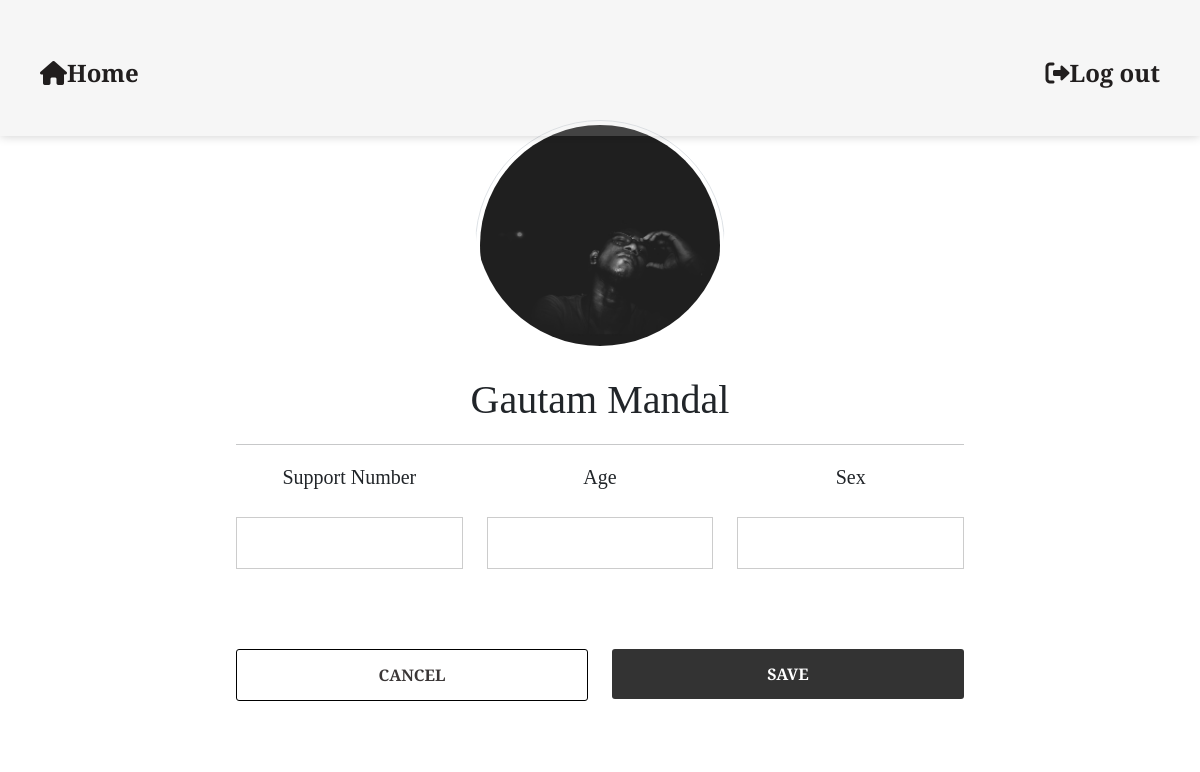
/setting (signed in), run on the app's committed database.
### chatapp/models.py (models this page shows, shortened)
class Profile(models.Model):
    user = models.OneToOneField(CustomUser,on_delete=models.CASCADE)
    support_number = models.BigIntegerField(blank=True, default=9800097000)
    profileimg = models.ImageField(upload_to='profile_image', default='default.png')
    age = models.IntegerField(blank=True, default=18)
    sex = models.CharField(blank=True, max_length=220, default='')

class CustomUser(AbstractBaseUser, PermissionsMixin):
    email = models.EmailField(unique=True)
    first_name = models.CharField(max_length=30, blank=True)
    last_name = models.CharField(max_length=30, blank=True)
    is_active = models.BooleanField(default=True)
    is_staff = models.BooleanField(default=False)
    date_joined = models.DateTimeField(default=timezone.now)
    objects = CustomUserManager()
    USERNAME_FIELD = 'email'
    REQUIRED_FIELDS = ['first_name', 'last_name']

### chatapp/views.py (the view, shortened to what this page needs)
# urls.py: path('setting', views.setting, name='setting'),
@login_required(login_url='login')
def setting(request):
    user_profile = Profile.objects.get(user=request.user)
    return render(request, 'setting.html', {'user_profile': user_profile})

### templates/setting.html (shortened to what this page needs)
<!DOCTYPE html>
<html lang="en">
<head>
    <link rel="stylesheet" href="https://cdnjs.cloudflare.com/ajax/libs/font-awesome/6.0.0-beta3/css/all.min.css">
    <link href="https://cdn.jsdelivr.net/npm/bootstrap@5.3.0-alpha1/dist/css/bootstrap.min.css" rel="stylesheet">
</head>
<body>
    <div class="chat-header">
        <div class="chat-title">
            <a href="main" class="navigation-option"><i class="fas fa-home"></i> Home</a>
        </div>
        <div class="navigation-menu">
          <a href="logout" class="navigation-option"><i class="fas fa-sign-out-alt"></i> Log out</a>
        </div>
    </div>
    <div class="card">
        <form action="" method="post" enctype="multipart/form-data">
            <div id="img">
                <img src="{{ user_profile.profileimg.url }}" id="image-preview" style="width: 250px; z-index: 1" class="rounded-circle img-thumbnail mt-4 mb-2">
            </div>
            <h1>{{ request.user.first_name }} {{ request.user.last_name }}</h1>
            <hr>
            <div class="text-center">
                <div id="about" class="row mt-3 mb-3">
                    <div class="col-md-4">
                        <h5 class="mt-1 clearfix">Support Number</h5>
                        <span class="mt-1 clearfix" id="support_number"><input type="text" name="support_number" value="{{ request.user.support_number }}" required></span>
                    </div>
                    <div class="col-md-4">
                        <h5 class="mt-1 clearfix">Age</h5>
                        <span class="num"><input type="text" name="age" value="{{ request.user.age }}"></span>
                    </div>
                    <div class="col-md-4">
                        <h5 class="mt-1 clearfix">Sex</h5>
                        <span class="mt-1 clearfix"><input type="text" name="sex" value="{{ request.user.sex }}"></span>
                    </div>
                </div>
                <br>
                <br>
                <div class=" row mt-3 mb-3">
                    <div class="col-md-6">
                        <button id="cancel" class="btn">CANCEL</button>
                    </div>
                    <div class="col-md-6">
                        <button type="submit" class="btn">SAVE</button>
                    </div>
                </div>
            </div>
        </form>
    </div>
</body>
</html>

### templates/setting.html (style rules this page uses)
body { font-family: 'Cinzel', serif; display: flex; justify-content: center; align-items: center; height: 100vh; margin: 0; }
.card { border: none; padding: 20px; padding-top: 40px; text-align: center; max-width: 64%; width: 100%; }
.card h1 { padding-top: 30px; margin-bottom: 20px; }
#img { position: relative; width: 250px; height: 250px; margin: 0 auto; overflow: hidden; border-radius: 50%; }
#img img { width: 100%; height: 100%; object-fit: cover; }
#about input { width: 100%; padding: 13px; margin-top: 20px; border: 1px solid #ccc; font-family: 'Roboto', sans-serif; }
.btn { background: #333; color: #fff; border: none; width: 100%; padding: 13px 100px; margin-bottom: 8px; border-radius: 3px; cursor: pointer; font-weight: bold; transition: background 0.3s ease; }
.navigation-option { color: #211e1e; text-decoration: none; font-size: 18px; display: flex; padding-right: 40px; align-items: center; font-size: x-large; }
.chat-header { display: flex; width: 100%; justify-content: space-between; align-items: center; color: #131212; font-weight: bold; position: absolute; margin-left: 20px; padding-left: 30px; right: 0; top: 0; border-bottom: linen; background-color: white; z-index: 1; }
.chat-title { font-size: 20px; margin: 10px; }
#cancel { background: #fff; color: #3a3636; border: 1px solid black; width: 100%; padding: 13px 100px; margin-bottom: 8px; border-radius: 3px; cursor: pointer; font-weight: bold; transition: background 0.3s ease; }

### data on the page
Profile: profileimg (picture)
CustomUser: user.first_name "Gautam", user.last_name "Mandal"
